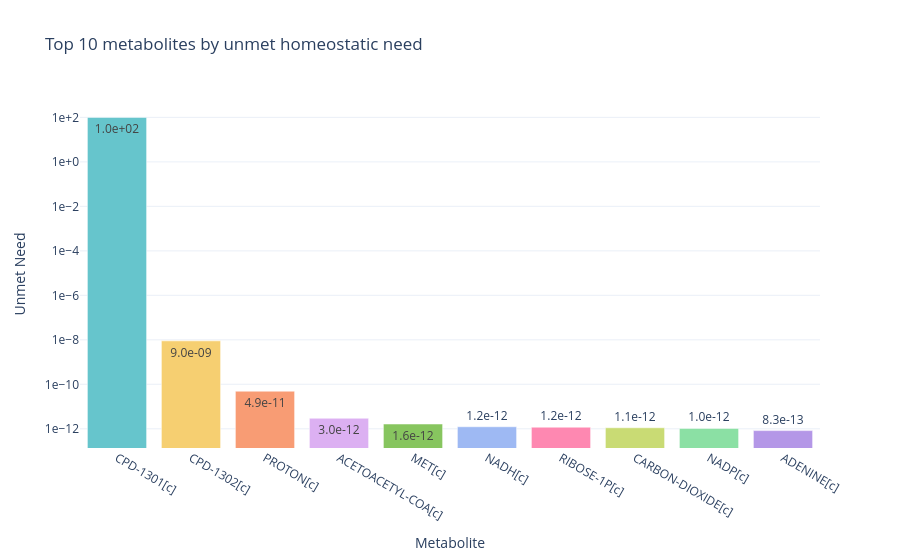

The code cell stored with this chart in its notebook:
### Code cell
objective_weights = {'secretion': 1e-10, 'efficiency': 1e-10, 'kinetics': 1e-10, 'diversity': 1e-10, 'homeostatic': 1.0}
add_homeostatic_demand = {
    'CPD-1301[c]': 0,
    'CPD-1302[c]': 100,
}
result = test_NetworkFlowModel(objective_weights,
                               metabolism=metabolism,
                               fba=fba,
                               # uptake_addition=uptake_addition,
                               # uptake_removal=uptake_removal,
                               # force_reaction=force_reaction,
                               # add_reaction=add_reaction,
                               # remove_reaction=remove_reaction,
                               add_homeostatic_demand = add_homeostatic_demand,
                               plot = True
)

[oofv, solution_flux, test_reaction_names, S_new, metabolites_new, kinetics_new, solution, model] = result

### Figure 1 — Plotly figure (JSON) as saved in the notebook; plotly's stock layout.template omitted (floating-point values rounded to 4 significant figures)
{"data": [{"marker": {"color": ["rgb(102, 197, 204)", "rgb(246, 207, 113)", "rgb(248, 156, 116)", "rgb(220, 176, 242)", "rgb(135, 197, 95)", "rgb(158, 185, 243)", "rgb(254, 136, 177)", "rgb(201, 219, 116)", "rgb(139, 224, 164)", "rgb(180, 151, 231)"]}, "name": "Unmet Homeostatic Need", "text": ["1.0e+02", "9.0e-09", "4.9e-11", "3.0e-12", "1.6e-12", "1.2e-12", "1.2e-12", "1.1e-12", "1.0e-12", "8.3e-13"], "x": ["CPD-1301[c]", "CPD-1302[c]", "PROTON[c]", "ACETOACETYL-COA[c]", "MET[c]", "NADH[c]", "RIBOSE-1P[c]", "CARBON-DIOXIDE[c]", "NADP[c]", "ADENINE[c]"], "y": [100.0, 8.999e-09, 4.903e-11, 2.976e-12, 1.64e-12, 1.236e-12, 1.18e-12, 1.113e-12, 1.041e-12, 8.298e-13], "type": "bar"}], "layout": {"yaxis": {"title": {"text": "Unmet Need"}, "type": "log", "tickformat": ".0e"}, "xaxis": {"title": {"text": "Metabolite"}}, "title": {"text": "Top 10 metabolites by unmet homeostatic need"}}}
